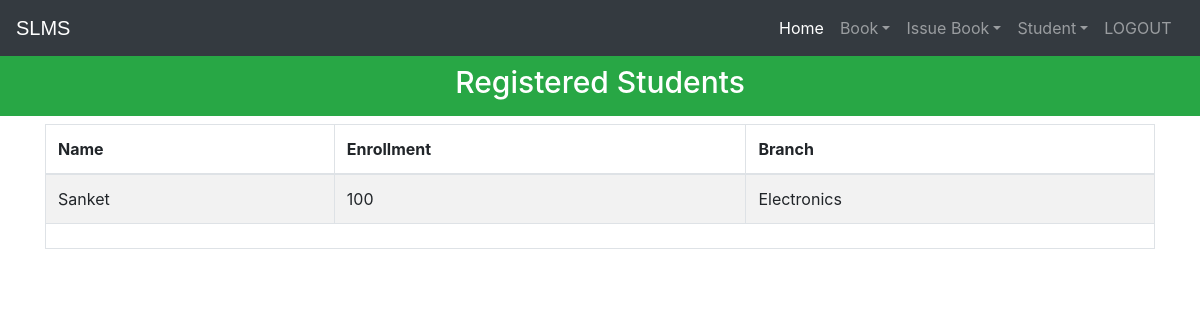
The app's page /viewstudent (signed in) with its own data.
### library/models.py (models this page shows, shortened)
class StudentExtra(models.Model):
    user=models.OneToOneField(User,on_delete=models.CASCADE)
    enrollment = models.CharField(max_length=40)
    branch = models.CharField(max_length=40)
    @property
    def get_name(self):
        return self.user.first_name

### library/views.py (the view)
# urls.py: path('viewstudent', views.viewstudent_view),
@login_required(login_url='adminlogin')
@user_passes_test(is_admin)
def viewstudent_view(request):
    students=models.StudentExtra.objects.all()
    return render(request,'library/viewstudent.html',{'students':students})

### library/views.py (called while the page is built)
def is_admin(user):
    return user.groups.filter(name='ADMIN').exists()

### templates/library/viewstudent.html (shortened to what this page needs)
<!DOCTYPE html>
<html lang="en" dir="ltr">
  <head>
  </head>
  <body>
    {% include "library/navbaradmin.html" %}
    <br>
    <br>
    <h3 class="p-3 mb-2 bg-success text-white" style = 'font-size: 30px;text-align:center;'>Registered Students</h3>
    {% if students%}
<div class="container">
  <table class="table table-hover table-condensed table-striped table-bordered">
    <thead>
    <tr>
    <th>Name</th>
    <th>Enrollment</th>
    <th>Branch</th>
    </tr>
    </thead>
    <tfoot>
    <tr>
    <td colspan="3">
    </td>
    </tr>
    </tfoot>
    <tbody>
      {% for s in students %}
        <tr>
          <td>{{s.get_name}}</td>
          <td>{{s.enrollment}}</td>
          <td>{{s.branch}}</td>
        </tr>
      {% endfor %}
    </tbody>
    </table>
</div>
{%else%}
<h1> No Student Registered in Library</h1>
{%endif%}
<br><br><br><br><br><br>
<br><br><br>
  {% include "library/footer.html" %}
  </body>
</html>

### records on screen
StudentExtra: get_name "Sanket", enrollment "100", branch "Electronics"
